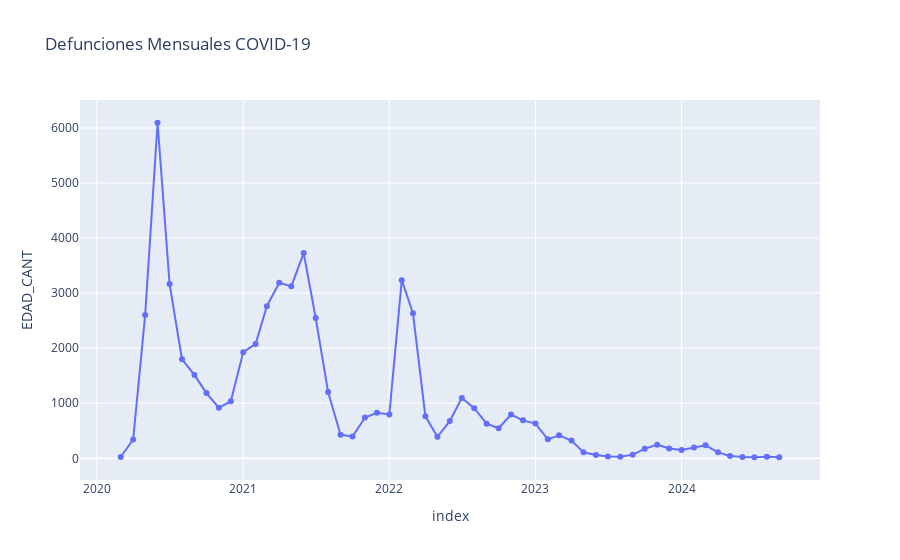

Notebook code cell kept with this figure:
### Code cell
fig = px.line(countpan, y="EDAD_CANT", 
              title="Defunciones Mensuales COVID-19",
              markers=True)
fig

### Figure 1 — Plotly figure (JSON) as saved in the notebook; plotly's stock layout.template omitted (floating-point values rounded to 4 significant figures)
{"data": [{"hovertemplate": "index=%{x}<br>EDAD_CANT=%{y}<extra></extra>", "legendgroup": "", "line": {"color": "#636efa", "dash": "solid"}, "marker": {"symbol": "circle"}, "mode": "lines+markers", "name": "", "orientation": "v", "showlegend": false, "type": "scatter", "x": ["2020-03-01T00:00:00", "2020-04-01T00:00:00", "2020-05-01T00:00:00", "2020-06-01T00:00:00", "2020-07-01T00:00:00", "2020-08-01T00:00:00", "2020-09-01T00:00:00", "2020-10-01T00:00:00", "2020-11-01T00:00:00", "2020-12-01T00:00:00", "2021-01-01T00:00:00", "2021-02-01T00:00:00", "2021-03-01T00:00:00", "2021-04-01T00:00:00", "2021-05-01T00:00:00", "2021-06-01T00:00:00", "2021-07-01T00:00:00", "2021-08-01T00:00:00", "2021-09-01T00:00:00", "2021-10-01T00:00:00", "2021-11-01T00:00:00", "2021-12-01T00:00:00", "2022-01-01T00:00:00", "2022-02-01T00:00:00", "2022-03-01T00:00:00", "2022-04-01T00:00:00", "2022-05-01T00:00:00", "2022-06-01T00:00:00", "2022-07-01T00:00:00", "2022-08-01T00:00:00", "2022-09-01T00:00:00", "2022-10-01T00:00:00", "2022-11-01T00:00:00", "2022-12-01T00:00:00", "2023-01-01T00:00:00", "2023-02-01T00:00:00", "2023-03-01T00:00:00", "2023-04-01T00:00:00", "2023-05-01T00:00:00", "2023-06-01T00:00:00", "2023-07-01T00:00:00", "2023-08-01T00:00:00", "2023-09-01T00:00:00", "2023-10-01T00:00:00", "2023-11-01T00:00:00", "2023-12-01T00:00:00", "2024-01-01T00:00:00", "2024-02-01T00:00:00", "2024-03-01T00:00:00", "2024-04-01T00:00:00", "2024-05-01T00:00:00", "2024-06-01T00:00:00", "2024-07-01T00:00:00", "2024-08-01T00:00:00", "2024-09-01T00:00:00"], "xaxis": "x", "y": [24, 342, 2603, 6095, 3164, 1798, 1514, 1185, 919, 1036, 1927, 2078, 2763, 3188, 3123, 3727, 2549, 1202, 429, 394, 740, 826, 796, 3236, 2634, 762, 390, 676, 1094, 911, 629, 546, 794, 689, 631, 344, 419, 323, 108, 59, 34, 30, 66, 172, 248, 179, 150, 194, 235, 108, 41, 24, 19, 28, 20], "yaxis": "y"}], "layout": {"legend": {"tracegroupgap": 0}, "title": {"text": "Defunciones Mensuales COVID-19"}, "xaxis": {"anchor": "y", "domain": [0, 1], "title": {"text": "index"}}, "yaxis": {"anchor": "x", "domain": [0, 1], "title": {"text": "EDAD_CANT"}}}}
